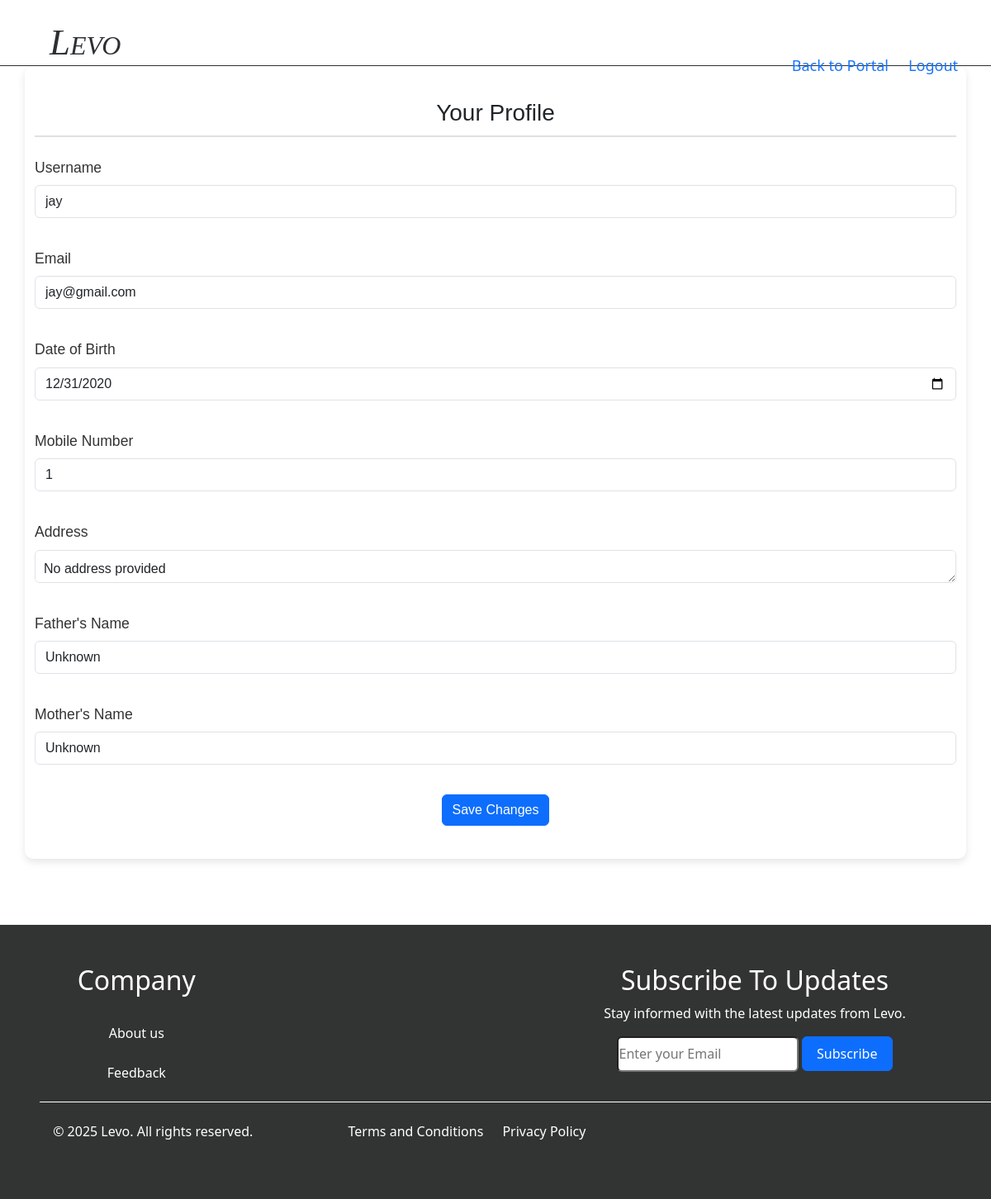
Screenshot of /profile/ (signed in) with the database file from the repository.
### emsapp/models.py (models this page shows, shortened)
class Profile(models.Model):
    user = models.OneToOneField(User, on_delete=models.CASCADE)
    sick_leave_balance = models.IntegerField(default=10)
    personal_leave_balance = models.IntegerField(default=5)
    vacation_leave_balance = models.IntegerField(default=5)
    email = models.EmailField(default="example@example.com")
    dob = models.DateField(null=True, blank=True)
    mobile_number = models.CharField(max_length=15, null=False, default="Not provided")
    address = models.CharField(max_length=255, null=False, default="No address provided")
    father_name = models.CharField(max_length=255, null=False, default="Unknown")
    mother_name = models.CharField(max_length=255, null=False, default="Unknown")

### emsapp/views.py (the view, shortened to what this page needs)
# urls.py: path('profile/', views.profile, name='profile'),  # Profile page
@login_required
def profile(request):
    user = request.user
    profile, created = Profile.objects.get_or_create(user=user)
    next_page = request.GET.get('next') or request.POST.get('next') or 'employee_portal'
    return render(request, 'profile.html', {'profile': profile, 'next_page': next_page})

### emsapp/templates/profile.html (shortened to what this page needs)
<!DOCTYPE html>
<html lang="en">
<head>
    <link rel="stylesheet" href="../static/styles/profile_page.css">
    <link href="https://cdn.jsdelivr.net/npm/bootstrap@5.3.3/dist/css/bootstrap.min.css" rel="stylesheet">
    <link rel="stylesheet" href="../static/styles/home_page.css">
    <link href="https://cdn.jsdelivr.net/npm/bootstrap@5.3.5/dist/css/bootstrap.min.css" rel="stylesheet">
</head>
<body>
    <header>
        <div class="nav" style="background-color: white;padding-bottom: 5%; border-bottom: 1px solid;">
            <p class="logo" style="position: fixed;top: 1%;left: 7%;">Levo</p>
            <div class="nav-links">
                <a href="{% url 'employee_portal' %}" class="nav-link" style=" position: fixed;right: 9%;top: 4%;font-size: large;text-decoration: none;">Back to Portal</a>
                <a href="{% url 'home_page' %}" class="nav-link" style="position: fixed;right: 2%;top: 4%;font-size: large;">Logout</a>
            </div>
        </div>
    </header>
    <main class="container">
        <h3 class="mb-4">Your Profile</h3>
        <form method="POST">
            <div class="mb-3">
                <label for="username" class="form-label">Username</label>
                <input type="text" class="form-control" name="username" value="{{ profile.user.username }}" required>
            </div>
            <div class="mb-3">
                <label for="email" class="form-label">Email</label>
                <input type="email" class="form-control" name="email" value="{{ profile.user.email }}" required>
            </div>
            <div class="mb-3">
                <label for="dob" class="form-label">Date of Birth</label>
                <input type="date" class="form-control" name="dob" value="{{ profile.dob|date:'Y-m-d' }}" required>
            </div>
            <div class="mb-3">
                <label for="mobile_number"  class="form-label">Mobile Number</label>
                <input type="number" class="form-control" name="mobile_number" minlength="10" value="{{ profile.mobile_number }}" required>
            </div>
            <div class="mb-3">
                <label for="address" class="form-label">Address</label>
                <textarea class="form-control" name="address" required>{{ profile.address }}</textarea>
            </div>
            <div class="mb-3">
                <label for="father_name" class="form-label">Father's Name</label>
                <input type="text" class="form-control" name="father_name" value="{{ profile.father_name }}" required>
            </div>
            <div class="mb-3">
                <label for="mother_name" class="form-label">Mother's Name</label>
                <input type="text" class="form-control" name="mother_name" value="{{ profile.mother_name }}" required>
            </div>
            <button type="submit" class="btn btn-primary">Save Changes</button>
        </form>
    </main>
    <footer>
        <div class="bottom1">
            <div class="c1">
                <h2>Company</h2>
                <br>
                <a href="{% url 'about_us' %}" class="bottom-aboutus">About us</a>
                <br><br>
                <a href="{% url 'home_page' %}" class="bottom-feedback">Feedback</a>
            </div>
            <div class="c4">
                <h2>Subscribe To Updates</h2>
                <p>Stay informed with the latest updates from Levo.</p>
                <input class="input-email" type="email" placeholder="Enter your Email">
                <button class="btn btn-primary subscribe">Subscribe</button>
            </div>
        </div>
        <div class="bottom2">
            <p class="bottom-logo">© 2025 Levo. All rights reserved.</p>
            <a href="{% url 'terms_and_conditions' %}" class="bottom-terms">Terms and Conditions</a>
            <a href="{% url 'privacy_and_policy' %}" class="bottom-privacy">Privacy Policy</a>
        </div>
    </footer>
</body>
</html>

### emsapp/static/styles/profile_page.css (style rules this page uses)
body { font-family: 'Arial', sans-serif; background-color: #f7f8fa; color: #333; margin: 0; padding: 0; }
.nav { background-color: #343a40; padding: 15px; display: flex; justify-content: space-between; align-items: center; }
.logo { margin-left: 4%; margin-top: 3px; font-size: 45px; font-family: 'Brush Script MT', cursive; font-style: italic; font-variant: small-caps; font-stretch: ultra-expanded; }
.nav-links { display: flex; gap: 20px; }
.nav-link { color: white; text-decoration: none; font-size: 18px; }
footer { background-color: #343a40; color: white; padding: 20px 0; text-align: center; }
footer a { color: white; text-decoration: none; }
main { background-color: #ffffff; padding: 40px; border-radius: 10px; box-shadow: 0 4px 10px rgba(0, 0, 0, 0.1); margin: 80px auto; max-width: 800px; font-family: 'Arial', sans-serif; }
h3 { font-size: 2rem; color: #2c3e50; margin-bottom: 30px; text-align: center; font-weight: bold; border-bottom: 2px solid #e0e0e0; padding-bottom: 10px; }
form { display: flex; flex-direction: column; gap: 20px; }
.form-label { font-size: 1.1rem; font-weight: 500; color: #333; }
.form-control { height: 40px; font-size: 1rem; padding: 10px; border-radius: 5px; border: 1px solid #ccc; background-color: #f9f9f9; transition: all 0.3s ease; }
textarea.form-control { min-height: 120px; padding: 10px; }
.btn-primary { background-color: #007bff; border-color: #007bff; color: white; font-size: 1.1rem; padding: 10px 20px; border-radius: 5px; cursor: pointer; transition: background-color 0.3s ease, transform 0.2s ease; width: fit-content; align-self: center; }
.bottom-terms { margin-left: 10%; margin-right: 2%; }

### emsapp/static/styles/home_page.css (style rules this page uses)
* { padding: 0; margin: 0; }
header { background-color: white; }
.nav { margin: 10px; display: flex; position: fixed; top: 0%; left: 0%; margin-top: 0%; background-color: white; justify-content: space-around; height: 10vh; border-bottom: 1px solid; width: 100%; margin-left: 0%; z-index: 2; }
.logo { margin-left: -2%; margin-top: 3px; font-size: 45px; font-family: Brush Script MT, Brush Script Std, cursive; font-style: italic; font-variant: small-caps; font-stretch: ultra-expanded; }
footer { background-color: rgb(50, 51, 51); padding-top: 4%; padding-left: 4%; color: white; }
.bottom1 { display: flex; justify-content: space-around; border-bottom: 1px solid white; padding-bottom: 2%; }
.bottom2 { padding-top: 2%; padding-bottom: 3%; display: flex; }
.c1, .c2, .c3 { margin-right: 5%; }
.c4 { margin-left: 30%; margin-right: 5%; }
.bottom-aboutus, .bottom-feedback, .bottom-employee-portal, .bottom-admin-portal { text-decoration: none; color: white; }
.bottom-logo { margin-left: 1.4%; }
.bottom-terms, .bottom-privacy { color: white; text-decoration: none; }
.input-email { border-radius: 6px; width: 60%; height: 30%; }
.subscribe { width: 30%; height: 30%; margin-bottom: 1%; }
button, .nav a { transition: color 0.3s ease-in-out; }
footer { opacity: 0; animation: fadeIn 2s forwards; }
html { scroll-behavior: smooth; }
* { transition: all 0.3s ease-in-out; }

### rows the page displays
Profile: username "jay", email "jay@gmail.com", dob "12/31/2020", mobile_number "1", address "No address provided", father_name "Unknown", mother_name "Unknown"
